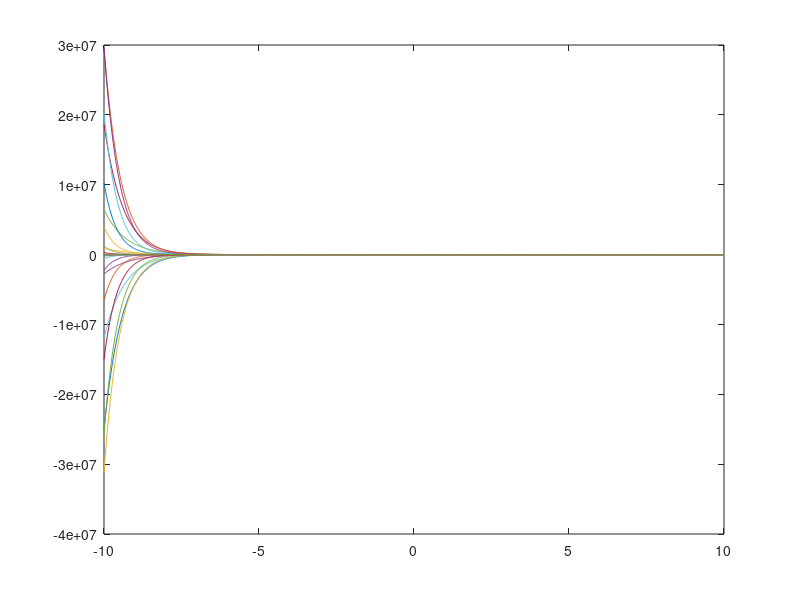

MATLAB code for this plot:
x = -10:0.01:10; % die x-Werte
expx = exp(x);
% darauf die wahre Exponentialfunktion
for n=0:1:25
    sum=zeros(size(x)); % so viele Nullen wie x Elemente hat
    for j=0:n
        sum=sum+x.^j/factorial(j); % das berechnet die Partialsumme
    end
    plot(x,(sum-expx)./expx); % das plottet relative Fehler
    hold on % wir plotten alles uebereinander
end
